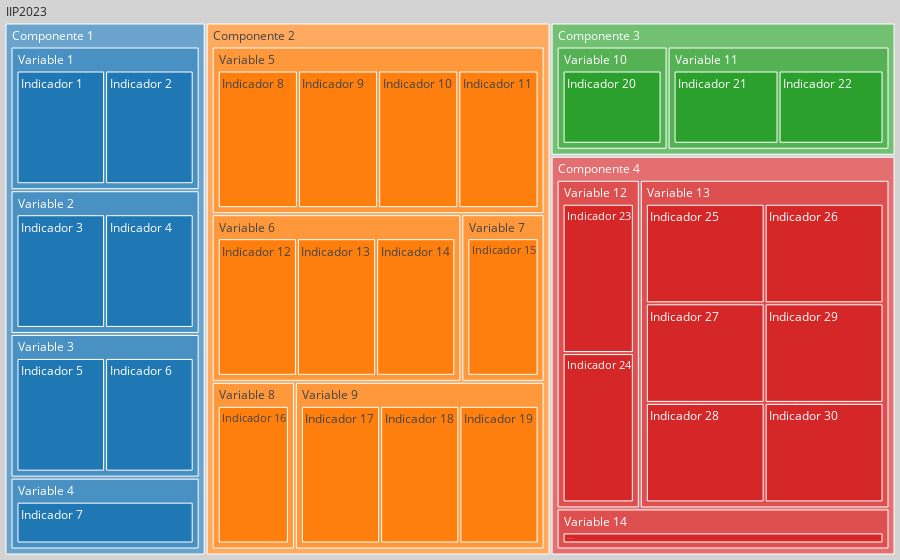

The notebook cell saved with this chart:
### Code cell
wrapped_hovertext = [wrap_text(label, width=50) for label in df_2019.labels]

fig = go.Figure(go.Treemap(
    hovertext=wrapped_hovertext,
    hoverinfo="text",
    labels = df_2023.short_label,
    parents = df_2023.short_parent,
    sort=False,
    root_color="lightgrey"
))
fig.update_layout(
    margin = dict(t=0, l=0, r=0, b=0),
    )
fig.write_html('est_tree_2023.html')
fig

### Figure 1 — Plotly figure (JSON) as saved in the notebook; plotly's stock layout.template omitted (floating-point values rounded to 4 significant figures)
{"data": [{"hoverinfo": "text", "hovertext": ["Componente 1. Capacidad Institucional", "Variable 1. Planeación", "Indicador 1. Creación y Organización: Existencia<br>dentro de los soportes normativos de creación y<br>organización de la institución de un discurso<br>relacionado con la definición de innovación<br>pública", "Indicador 2. Planeación Estratégica: Existencia<br>dentro de la planeación estratégica de la<br>institución de una relación con el concepto de<br>innovación pública", "Variable 2. Recursos Presupuestales", "Indicador 3. Recursos Anuales de Funcionamiento:<br>Porcentaje de recursos anuales de funcionamiento<br>ejecutados en temas de innovación pública", "Indicador 4. Porcentaje de recursos anuales de<br>inversión ejecutados en temas de innovación<br>pública", "Variable 3. Recursos Humanos", "Indicador 5. Porcentaje de funcionarios<br>relacionados con temas de innovación pública.", "Indicador 6. Porcentaje de contratistas dedicados<br>a temas de innovación pública.", "Componente 2. Procesos y procedimientos", "Variable 4. Proceso de identificación y uso de<br>retos o áreas de oportunidad", "Indicador 7. Uso de información recolectada a<br>partir del SDQS", "Indicador 8. Canales complem entarios para la<br>ciudadanía para la identificación de retos o áreas<br>de oportunidad de la entidad.", "Indicador 9. Canales para los funcionarios y/o<br>contratist as para la identifica ción de retos o<br>áreas de oportunidad.", "Indicador 10. Actividades para la identificación<br>de retos o áreas de oportunidad.", "Variable 5. Generación de ideas", "Indicador 11. Canales para la ciudadanía para la<br>generación de ideas.", "Indicador 12. Canales para los funcionarios y/o<br>contratistas para la generación de ideas.", "Indicador 13. Espacios para la generación de<br>ideas.", "Variable 6. Diseño de Innovaciones", "Indicador 14. Innovaciones diseñadas.", "Variable 7. Generación de capacidades", "Indicador 15. Actividades de generación de<br>capacidades de innovación.", "Componente 3. Resultados", "Variable 8. Innovaciones Implementadas", "Indicador 16. Implementación de innovaciones<br>diseñadas.", "Variable 9. Generación de capacidades en<br>innovación para funcionarios y/o contratistas", "Indicador 17. Porcentaje de funcionarios formados<br>a partir de procesos de generación de capacidades<br>en innovación.", "Indicador 18. Porcentaje de contratistas formados<br>a partir de procesos de generación de capacidades<br>en innovación.", "Componente 4. Gestión del conocimiento", "Variable 10. Gestión del conocimiento en la<br>Capacidad Institucional", "Indicador 19. Creación y Organización: Existencia<br>dentro de los soportes normativos de creación y<br>organización de la instituciónde acciones de<br>gestión del conocimiento", "Indicador 20. Planeación Estratégica: Existencia<br>dentro de la planeación estratégica de la<br>institución de acciones de gestión del<br>conocimiento.", "Variable 11. Gestión del conocimiento en los<br>Procesos y Procedimientos", "Indicador 21. Publicación de la sistematización de<br>información sobre procesos de identificación de<br>problemas con ciudadanos", "Indicador 22. Publicación de la sistematización de<br>información sobre procesos de identificación de<br>problemas con servidores públicos", "Indicador 23. Publicación de la sistematización de<br>información sobre procesos de generación de ideas<br>con ciudadanos", "Indicador 24. Publicación de la sistematización de<br>información sobre procesos de generación de ideas<br>con servidores públicos", "Indicador 25. Documentación de buenas prácticas y<br>lecciones aprendidas identificadas en los procesos<br>de innovación.", "Indicador 26. Documentación de buenas prácticas y<br>lecciones aprendidas de las acciones de la<br>entidad.", "Variable 12. Gestión del conocimiento en los<br>Resultados", "Indicador 27. Monitoreo y seguimiento de<br>innovaciones implementadas"], "labels": ["Componente 1", "Variable 1", "Indicador 1", "Indicador 2", "Variable 2", "Indicador 3", "Indicador 4", "Variable 3", "Indicador 5", "Indicador 6", "Variable 4", "Indicador 7", "Componente 2", "Variable 5", "Indicador 8", "Indicador 9", "Indicador 10", "Indicador 11", "Variable 6", "Indicador 12", "Indicador 13", "Indicador 14", "Variable 7", "Indicador 15", "Variable 8", "Indicador 16", "Variable 9", "Indicador 17", "Indicador 18", "Indicador 19", "Componente 3", "Variable 10", "Indicador 20", "Variable 11", "Indicador 21", "Indicador 22", "Componente 4", "Variable 12", "Indicador 23", "Indicador 24", "Variable 13", "Indicador 25", "Indicador 26", "Indicador 27", "Indicador 28", "Indicador 29", "Indicador 30", "Variable 14", "Indicador 31"], "parents": ["IIP2023", "Componente 1", "Variable 1", "Variable 1", "Componente 1", "Variable 2", "Variable 2", "Componente 1", "Variable 3", "Variable 3", "Componente 1", "Variable 4", "IIP2023", "Componente 2", "Variable 5", "Variable 5", "Variable 5", "Variable 5", "Componente 2", "Variable 6", "Variable 6", "Variable 6", "Componente 2", "Variable 7", "Componente 2", "Variable 8", "Componente 2", "Variable 9", "Variable 9", "Variable 9", "IIP2023", "Componente 3", "Variable 10", "Componente 3", "Variable 11", "Variable 11", "IIP2023", "Componente 4", "Variable 12", "Variable 12", "Componente 4", "Variable 13", "Variable 13", "Variable 13", "Variable 13", "Variable 13", "Variable 13", "Componente 4", "Variable 14"], "root": {"color": "lightgrey"}, "sort": false, "type": "treemap"}], "layout": {"margin": {"b": 0, "l": 0, "r": 0, "t": 0}}}
